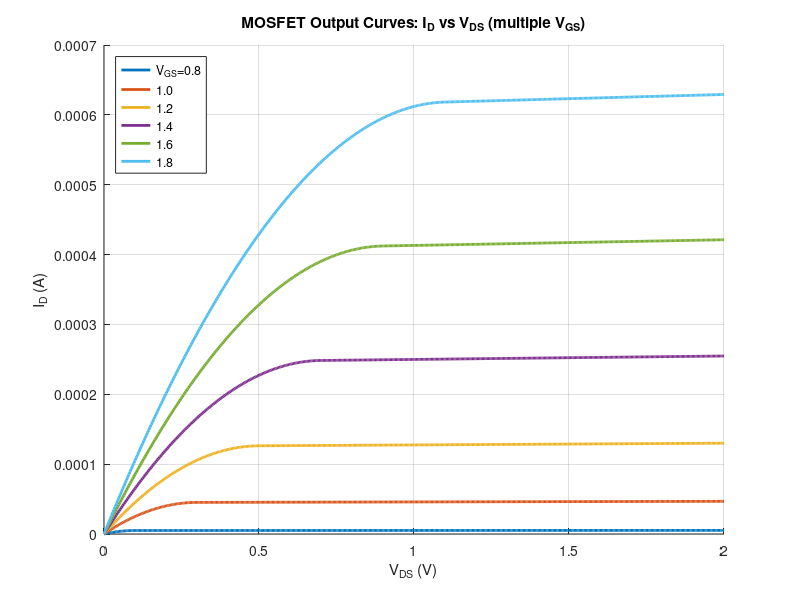

This chart was generated by the following MATLAB code:
% mosfet_output_Id_Vds.m
% MOSFET long-channel (square-law) - Output curves: Id vs Vds (multiple Vgs)

clear; clc; close all;

% --- Parameters ---
Vth = 0.7;          % [V]
beta = 1e-3;        % [A/V^2]
lambda = 0.02;      % [1/V] small non-ideality (makes saturation slope visible)

% --- Sweeps ---
Vds = linspace(0, 2.0, 500);
Vgs_list = [0.8 1.0 1.2 1.4 1.6 1.8];  % [V]

figure; hold on; grid on;

for Vgs = Vgs_list
    Id = zeros(size(Vds));
    Vov = Vgs - Vth;

    for i = 1:length(Vds)
        if Vov <= 0
            Id(i) = 0;
        else
            if Vds(i) < Vov
                % Linear
                Id0 = beta * (Vov*Vds(i) - 0.5*Vds(i)^2);
            else
                % Saturation
                Id0 = 0.5 * beta * Vov^2;
            end
            % Channel-length modulation
            Id(i) = Id0 * (1 + lambda*Vds(i));
        end
    end

    plot(Vds, Id, 'LineWidth', 2);
end

xlabel('V_{DS} (V)');
ylabel('I_D (A)');
title('MOSFET Output Curves: I_D vs V_{DS} (multiple V_{GS})');
legend("V_{GS}=0.8","1.0","1.2","1.4","1.6","1.8", 'Location','northwest');
